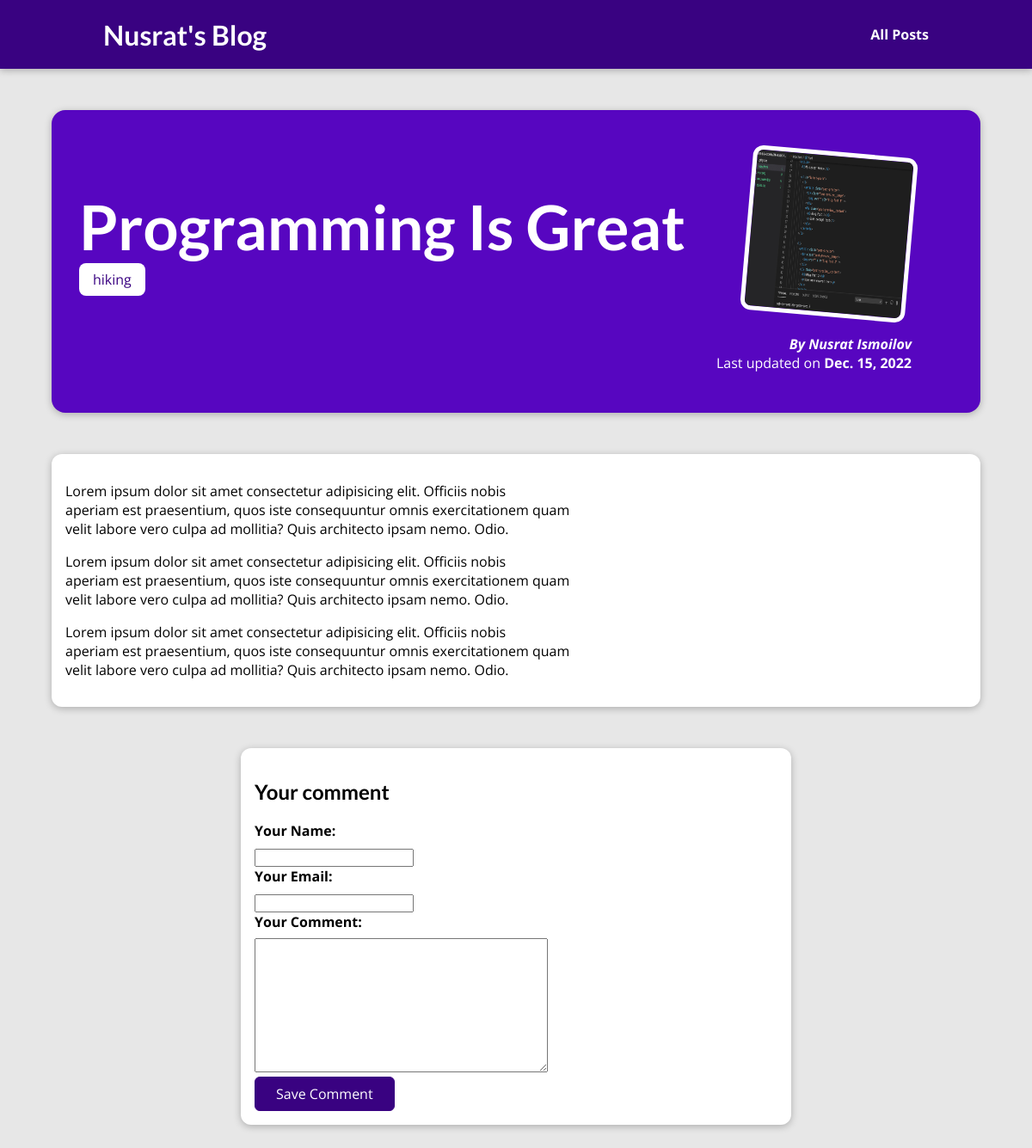
The page /posts/programming-is-great on the database its author committed.
### blog/models.py (models this page shows, shortened)
class Post(models.Model):
    title = models.CharField(max_length=100)
    excerpt = models.CharField(max_length=200)
    image = models.ImageField(upload_to="posts", null=True)
    date = models.DateField(auto_now=True)
    slug = models.SlugField(unique=True, db_index=True)
    content = models.TextField(validators=[MinLengthValidator(10)])
    author = models.ForeignKey(
        Author, on_delete=models.SET_NULL, null=True, related_name='posts')
    tag = models.ManyToManyField(Tag, null=False, related_name="posts")

class Tag(models.Model):
    caption = models.CharField(max_length=50)

class Author(models.Model):
    first_name = models.CharField(max_length=100)
    last_name = models.CharField(max_length=100)
    e_mail = models.EmailField(max_length=50)
    def full_name(self):
        return f"{self.first_name} {self.last_name}"
    def __str__(self):
        return self.full_name()

### blog/views.py (the view)
# urls.py: path("posts/<slug>", views.PostDetailView.as_view(), name="post-detail-page")
class PostDetailView(DetailView):
    template_name = "blog/post-detail.html"
    model = Post
    def get_context_data(self, **kwargs):
        context = super().get_context_data(**kwargs)
        context['post_tags'] = self.object.tag.all()
        context['comment_form'] = CommentForm()
        return context

### blog/forms.py
class CommentForm(forms.ModelForm):
    class Meta:
        model = Comment
        exclude = ["post"]
        labels = {
            "user_name": "Your Name",
            "user_email": "Your Email",
            "text": "Your Comment"
        }

### blog/templates/blog/post-detail.html (shortened to what this page needs)
{% extends 'base.html' %}
{% load static %}
{% block css_files %}
  <link rel="stylesheet" href="{% static "blog/post-detail.css" %}" />
{% endblock %}
{% block content %}
  <section id='summary'>
    <h2>{{post.title}}</h2>
    <div>
      {% for tag in post_tags %}
      <span class="tag"> {{ tag.caption }} </span>
      {%endfor%}
    </div>
    <article>
        <img src={{ post.image.url }} alt="{{post.title}}" />
        <address> By <a href="mailto:{{post.author.e_mail}}"> {{post.author}} </a> </address>
        <div>
            Last updated on <time>{{post.date}}</time>
        </div>
    </article>
  </section>
  <main>
    {{post.content|linebreaks}}
  </main>
  <section id="comment-form">
    <h2>Your comment</h2>
    <form>
      {% for form_field in comment_form %}
      <div class="form-control">
        {{ form_field.label_tag }}
        {{ form_field }}
      </div>
      {%endfor%}
      <button>Save Comment</button>
    </form>
  </section>
{% endblock %}

### static/app.css (style rules this page uses)
* { box-sizing: border-box; }
html { font-family: 'Open Sans', 'Lato', sans-serif; }
body { margin: 0; }
h1, h2, h3 { font-family: 'Lato', sans-serif; font-weight: bold; }

### blog/static/blog/post-detail.css (style rules this page uses)
body { background-color: #e7e7e7; }
#summary { margin: 8rem auto 3rem auto; padding: 2rem; width: 90%; max-width: 90rem; border-radius: 16px; background-color: #5706c0; position: relative; box-shadow: 0 2px 8px rgba(0, 0, 0, 0.25); height: 22rem; }
#summary h2 { color: white; font-size: 4.5rem; margin-bottom: 0.5rem; }
#summary article { position: absolute; top: 2rem; right: 3rem; padding: 1rem 2rem; border-radius: 12px; text-align: right; color: white; }
#summary article img { width: 12rem; height: 12rem; border-radius: 12px; transform: rotateZ(5deg); border: 5px solid white; margin-bottom: 1rem; }
#summary address { font-weight: bold; }
#summary a { color: white; text-decoration: None }
#summary time { font-weight: bold; }
main { width: 90%; max-width: 90rem; margin: 3rem auto; background-color: white; padding: 1rem; border-radius: 12px; box-shadow: 0 2px 8px rgba(0, 0, 0, 0.25); }
.tag { background-color: white; color: #390281; padding: 0.5rem 1rem; border-radius: 8px; }
#comment-form { margin: 3rem auto; width: 90%; max-width: 40rem; border-radius: 12px; background-color: white; box-shadow: 0 2px 8px rgba(0, 0, 0, 0.25); padding: 1rem; }
#comment-form button { font: inherit; background-color: #390281; color: white; border: 1px solid #390281; padding: 0.5rem 1.5rem; border-radius: 6px; cursor: pointer; }
.form-control label { font-weight: bold; margin-bottom: 0.5rem; display: block; }

### rows shown on the page
Post: title "Programming Is Great", image (picture), author "Nusrat Ismoilov", date "Dec. 15, 2022", content "Lorem ipsum dolor sit amet consectetur adipisicing elit. Officiis nobis aperiam est praesentium, quos iste consequuntur omnis exercitationem quam velit labore vero culpa ad mollitia? Quis architecto ipsam nemo. Odio. Lorem ipsum dolor sit amet consectetur adipisicing elit. Officiis nobis aperiam est praesentium, quos iste consequuntur omnis exercitationem quam velit labore vero culpa ad mollitia? Quis architecto ipsam nemo. Odio. Lorem ipsum dolor sit amet consectetur adipisicing elit. Officiis nobis aperiam est praesentium, quos iste consequuntur omnis exercitationem quam velit labore vero culpa ad mollitia? Quis architecto ipsam nemo. Odio."
Tag: caption "hiking"
